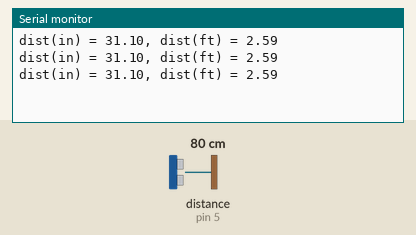
Bench run of a sketch on a simulated Arduino Uno, built with avr-gcc and run on an emulated ATmega328P. Parts: the last lines printed to the serial monitor. Wiring (inferred from the names in the program): ultrasonic range finder: trigger pin 4; echo pin 5. The test bench sets the inputs (shaded band); at power-on: distance to the obstacle (sensor on pin 5) 80 cm. The echo pulse lasts 58.3 µs per cm.

Above: at 1.3 s.
1.4 s: distance to the obstacle (sensor on pin 5) set to 2 cm
At 1.9 s:
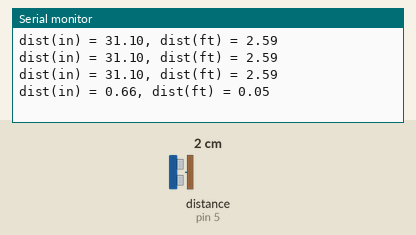
2.9 s: distance to the obstacle (sensor on pin 5) set to 4 cm
At 3.4 s:
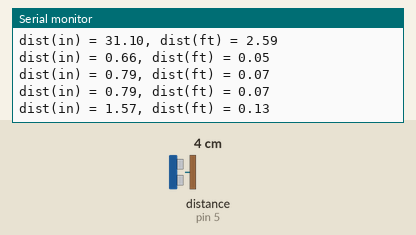
Timing chart, 0 to 5.9 s (numbered marks = the images above; inputs shaded):
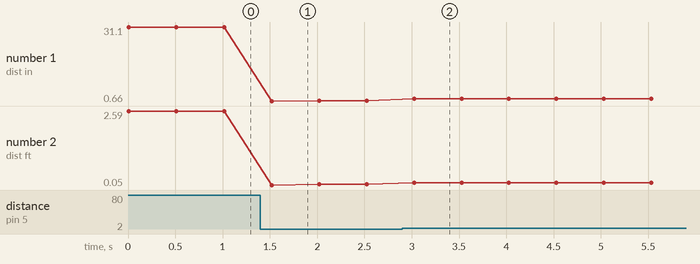

The sketch:

Jody_Biggs_ping_GS.ino
```cpp
// Code by Jody Biggs / May 2013

int triggerPin = 4;
int echoPin = 5;

// Distance = ((Duration of high level)*(Sonic :340m/s))/2
// => Distance = HIGH duration in us * 170 / 1000000
// 340 m/s is an approximation, but a pretty good one.
// 0% humidity air at 15C (or ~60F) has sound of speed at 340.29 m/s
// going up or down 10 degrees C changes speed of sound by +/- ~3 m/s

void setup()
{
  // set trigger and echo pin modes to output and input respectively
  pinMode(triggerPin, OUTPUT);
  pinMode(echoPin, INPUT);

  // set the trigger pin to LOW, just to be sure where we're starting
  digitalWrite(triggerPin, LOW);

  // begin serial communications, so that we'll be able to send our
  // distance measurements to the computer later on
  Serial.begin(115200);
}

void loop()
{
  // measure the distance (in inches)
  float dist_in = measure_distance(); //in; distance
  float dist_ft = dist_in/12.0; //ft; distance

  // report the measured distance over Serial
  Serial.print("dist(in) = "); Serial.print(dist_in); Serial.print(", dist(ft) = "); Serial.println(dist_ft);

  delay(500); //pause for a bit second
}

float measure_distance()
{
  // trigger the ultrasonic range finder by setting trigger to HIGH
  // for at least 10us
  digitalWrite(triggerPin, HIGH);
  delayMicroseconds(11);
  digitalWrite(triggerPin, LOW);

  // wait for echoPin to go HIGH, and read how long (in microseconds)
  // it remains HIGH. Time out at 100ms (i.e. 100k microseconds)
  long duration = pulseIn(echoPin, HIGH, 100000);

  //return (duration * 170 / 1000000.0); // in meters
  // 39.3701 inches per meter
  return (39.3701 * duration * 170 / 1000000.0); // in inches
}
```

Measured:
- after the input at 1.4 s, the serial monitor: prints a new line after 0.12 s (image 1)
- after the input at 2.9 s, the serial monitor: prints a new line after 0.12 s (image 2)
- plotted number 1: 31.1 → 0.79 after the input at 1.4 s, 0.79 → 1.57 after the input at 2.9 s
- plotted number 2: 2.59 → 0.07 after the input at 1.4 s, 0.07 → 0.13 after the input at 2.9 s
